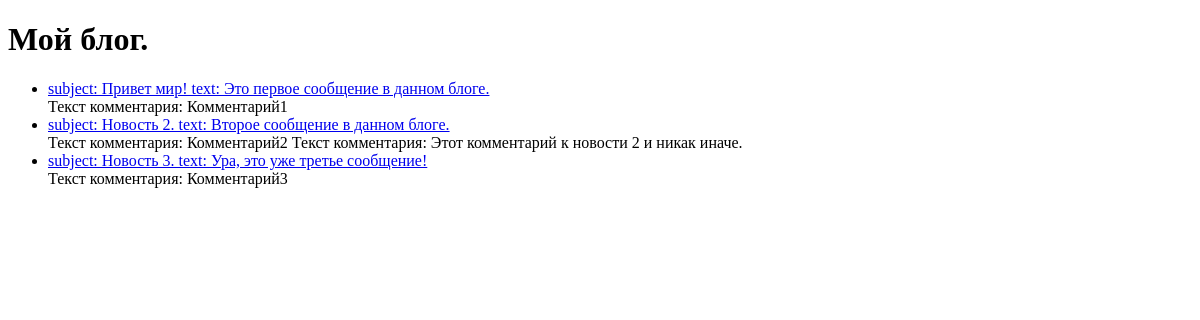
/, run on an earlier commit of the app's database.
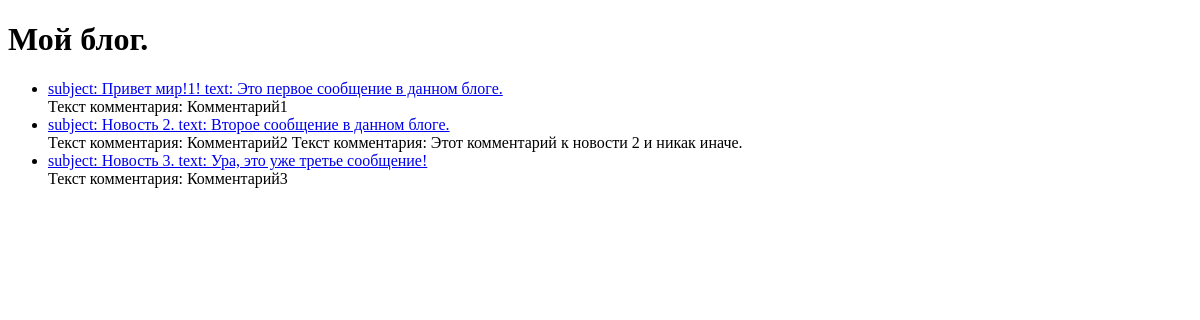
And on a later commit of the database.
### post/models.py (models this page shows)
class Post(models.Model):
    postname = models.CharField(max_length=200, verbose_name='Тема поста')
    posttext = models.TextField(verbose_name='Текст')
    created = models.DateTimeField(verbose_name='Время создания', default=now)
    def __str__(self):
        return f'subject: {self.postname} text: {self.posttext}'
    def get_comments(self):
        return self.comment_postcomment.all()

### post/views.py (the view)
# urls.py: path('', posts, name='posts'),
def posts(request):
    f = Post.objects.all()
    context = {
        'posts': f
    }
    return render(request, 'index.html', context)

### post/models.py (called while the page is built)
    def __str__(self):
        return f'Текст комментария: {self.comment}'

### post/templates/index.html (shortened to what this page needs)
{% extends 'base.html' %}
{% block body %}
    <h1>Мой блог.</h1>
    <ul>
        {% for post in posts %}
        <li> <a href="{% url 'postid' post.id %}"> {{ post }} </a> </li>
            {% for comments in post.get_comments %}
        <a> {{ comments }} </a>
            {% endfor %}
        <br>
        {% endfor %}
    </ul>
{% endblock %}

What changed in the data, as far as the page shows it:
changed Post: postname+posttext "subject: Привет мир! text: Это первое сообщение в данном блоге." → "subject: Привет мир!1! text: Это первое сообщение в данном блоге."
